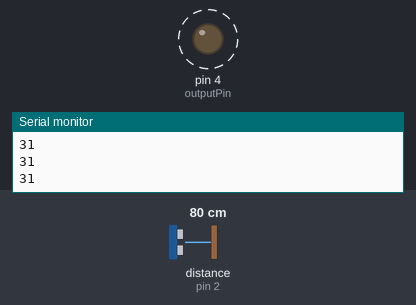
A sketch run on a simulated Arduino Uno, built with avr-gcc and run on an emulated ATmega328P. On the bench: output pins drawn as LEDs (lit = HIGH), the last lines printed to the serial monitor. Wiring (inferred from the names in the program): ultrasonic range finder: trigger pin 3; echo pin 2. Dashed ring = blinking. Inputs (shaded band) come from the test bench; at power-on: distance to the obstacle (sensor on pin 2) 80 cm. The echo pulse lasts 58.3 µs per cm; pins used as bus, display or sensor lines are not drawn.

Above: at 1.2 s.
1.3 s: distance to the obstacle (sensor on pin 2) set to 4 cm
3.6 s: distance to the obstacle (sensor on pin 2) set to 2 cm
At 3.75 s:
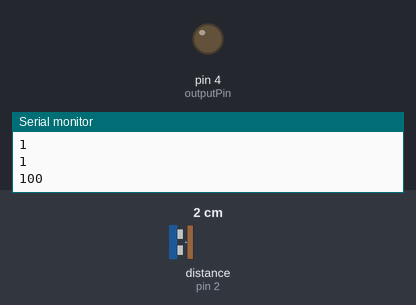
6.6 s: distance to the obstacle (sensor on pin 2) set to 18 cm
9.6 s: distance to the obstacle (sensor on pin 2) set to 25 cm
11.1 s: distance to the obstacle (sensor on pin 2) set to 60 cm
At 11.29 s:
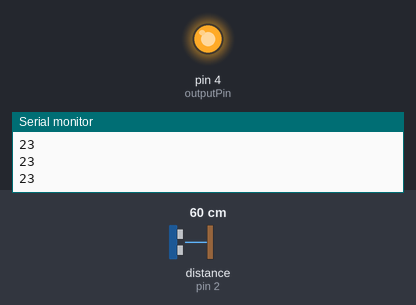
Timing chart, 0 to 61.6 s (numbered marks = the images above; inputs shaded):
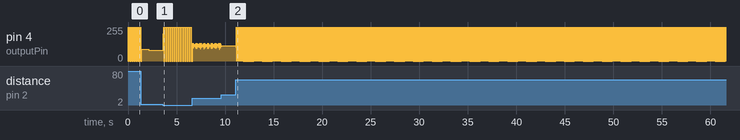

Measured:
- the behaviour switches between 3 and 2 cm on distance to the obstacle (sensor on pin 2) (found by bisection; images 0 and 1)
- after the input at 3.6 s, pin 4 (outputPin): 82/255 → 204/255 at once, then moves between 0/255 and 255/255, repeating every 1.0 s
- after the input at 11.1 s, pin 4 (outputPin): 115/255 → 101/255 at once, then repeats every 0.05 s: 255/255 0.02 s, 0/255 0.03 s

The sketch:

Cyborg_Distance_Sensor_Arduino_Code.ino
```cpp
int echoPin = 2;
int triggerPin = 3;
int outputPin = 4;
unsigned long frequencyDelay = 0;
unsigned long upperTimeDelay = 100;
int lowerTimeDelay = 1;
int ultrasonicTimeOut = 15000;

void setup(){
  pinMode(triggerPin, OUTPUT);
  pinMode(echoPin, INPUT);
  pinMode(outputPin, OUTPUT);
  Serial.begin(9600);
}

void loop(){

  frequencyDelay = returnDistance(triggerPin, echoPin, ultrasonicTimeOut);
  frequencyDelay = map(frequencyDelay, 110, ultrasonicTimeOut, lowerTimeDelay, upperTimeDelay);

  Serial.println(frequencyDelay);

  applyTone(outputPin, frequencyDelay);
}
// body // body // body // body // body // body // body // body // body // body // body // body // body // body

unsigned long returnDistance(int functionTriggerPin, int functionEchoPin, unsigned long functionUpperLimit){
  digitalWrite(functionTriggerPin, HIGH);
  delayMicroseconds(10);
  digitalWrite(functionTriggerPin, LOW);
  unsigned long functionFrequencyDelay = pulseIn(functionEchoPin, HIGH, functionUpperLimit);
  if((functionFrequencyDelay < 110) || functionUpperLimit > functionUpperLimit){
    functionFrequencyDelay = functionUpperLimit;
  }
  return functionFrequencyDelay;
}

void applyTone(int outputPin, int functionDelay){
  digitalWrite(outputPin, HIGH);
  delay(functionDelay);
  digitalWrite(outputPin, LOW);
  delay(functionDelay);
}
```
